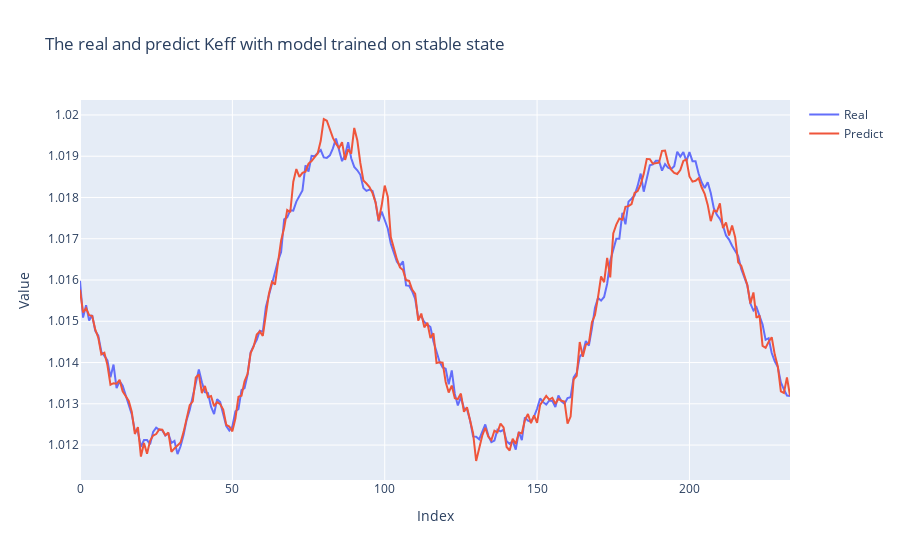

Write notebook code for a chart like this one.
### Code cell
import plotly.graph_objects as go
import torch
import numpy as np
from sklearn.preprocessing import StandardScaler
from torch import nn

# Assuming 'best_model', 'data', and 'ss' (StandardScaler) are defined

X = (torch.tensor(data[:, :-1])).double()
y = (torch.tensor(data[:, -1])).double()

y_pred = best_model(X)

y_pred = y_pred.detach().numpy()

X_pred = np.append(data[:, :-1], y_pred.reshape(-1, 1), axis=1)

y_original = ss.inverse_transform(data)[:, -1]

y_pred_original = ss.inverse_transform(X_pred)[:, -1]

loss = nn.MSELoss()
print(loss(best_model(X), y).item())

# Plotly graph
fig = go.Figure()

fig.add_trace(go.Scatter(x=list(range(len(y_original))),
                         y=y_original,
                         mode='lines',
                         name='Real'))

fig.add_trace(go.Scatter(x=list(range(len(y_pred_original))),
                         y=y_pred_original,
                         mode='lines',
                         name='Predict'))

fig.update_layout(title='The real and predict Keff with model trained on stable state',
                  xaxis_title='Index',
                  yaxis_title='Value')

fig.show()

import plotly.offline as pyo
pyo.plot(fig, filename='stable_one.html')

### Figure 1 — Plotly figure (JSON) as saved in the notebook; plotly's stock layout.template omitted (floating-point values rounded to 4 significant figures; data arrays with more than 128 entries replaced by an {"elided": "..."} marker saying what was removed)
{"data": [{"mode": "lines", "name": "Real", "type": "scatter", "x": {"elided": "234 int values"}, "y": {"elided": "234 float values"}}, {"mode": "lines", "name": "Predict", "type": "scatter", "x": {"elided": "234 int values"}, "y": {"elided": "234 float values"}}], "layout": {"title": {"text": "The real and predict Keff with model trained on stable state"}, "xaxis": {"title": {"text": "Index"}}, "yaxis": {"title": {"text": "Value"}}}}
